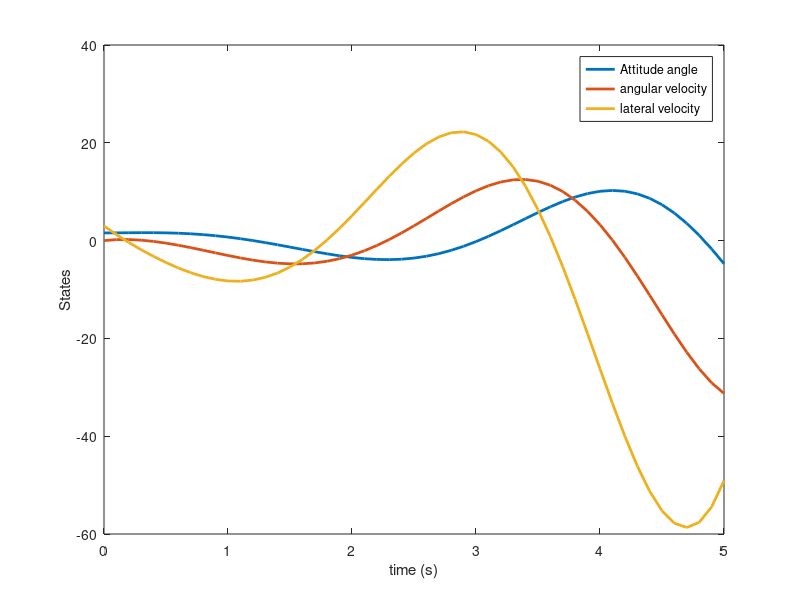

MATLAB code for this plot:

clc,clear
 m=1;
b=1;
r=1;
g=10;
J=1;
% CLTI System Matrice
 A = [0 1 0;0 -(b*r^2)/J (b*r)/J; -g (b*r)/m -b/m];
B = [0 0; 1 0 ; 0 1];
C=[1 0 0; 0 1 0; 0 0 1];

D = [0 0;0 0;0 0];

% Setting up a system
sysc = ss(A,B,C,D);

% setting up time
dt = .1; % choosing a time step size
tfin = 5;
tspan = 0:dt:tfin; % time span

% discretizing the system
sysd = c2d(sysc,dt); 

Ad = sysd.a;
Bd = sysd.b;
Cd = sysd.c;
Dd = sysd.d;

% Ad = expm(A*(tfin/dt));

% Checking for cotrollability and obervability
co = ctrb(Ad,Bd);
ob = obsv(Ad,Cd);

% Initial and final coditions
x0 = [pi/2 0 3]';
xf = [1 1 1]';

%% obtaining input to go from x0 to xf
co = [];
ob = [];

% costructing the cotrollability matrix
for k = 1:tfin/dt
    co = [co (A^((tfin/dt)-k))*B];
    ob = [ob;Cd*(A^(k-1))];
end

% Extracting the inputs
xbar = xf - (A^(tfin/dt))*x0;
[U1,S1,V1] = svd(co);
uco = V1*pinv(S1)*U1'*xbar;

% Separating the inputs

u1 = uco(1:2:length(uco));
u2 = uco(2:2:length(uco));
% u1f=[u1,0];
% u2f=[u2,0];
u=[u1,u2];
t=1:1:50
% figure
% plot(t,u','LineWidth',2),legend('input1','input2')
% Simulation B*[u1(k);u2(k)];
xsc = x0;
for k = 1:length(u1)
    xsc(:,k+1) = Ad*xsc(:,k);
end

% Plotting
figure
plot(tspan,xsc,'LineWidth',2)

xlabel('time (s)')
ylabel('States')
legend('Attitude angle','angular velocity','lateral velocity')

% %initial condition
% 
% temp = zeros(size(C,1),1);
% ybar = [];
% for i = 1:tfin/dt
%     for j = 1:i-1   % summation
%         temp = temp + C*Ad^(i-1-j)*Bd* [u1(j);u2(j)];
%     end
%     cx = C*xsc(:,i);    % y(t) is c*x(t)
%     ybar = [ybar; cx-temp];
%     temp = zeros(size(C,1),1);
% end
% 
% [U2,S2,V2] = svd(ob);
% u_ini = V2*pinv(S2)*U2'*ybar;
% 
% %closed loop
% lambda=[-0.4 0.2 -0.6];
% h=place(Ad,Bd,lambda);
% xscc = x0;
% for k = 1:length(u1)
%     xscc(:,k+1) = (Ad-Bd*h)*xscc(:,k);
% end
% 
% figure
% plot(tspan,xscc,'LineWidth',2)
% 
% xlabel('time (s)')
% ylabel('States')
% legend('Attitude angle','angular velocity','lateral velocity')
% 
% %observer
% l2=[0.5;-0.01;-0.005]
% L=place(Ad,C,l2);
% 
% 
% yba=[];
% for k = 1:length(u1)
%     xscc(:,k+1) = (Ad-Bd*h)*xscc(:,k);
%     yba(:,k+1)=C*xscc(:,k);
% 
% e(:,k+1)=xscc(:,k)-yba(:,k);
% e_dot(:,k+1)=(Ad-C*L)*e(:,k);
% 
% end
% figure
%  plot(tspan,e_dot,'k-')
% % e=xscc-yba;
% % e_dot=(Ad-C*L)*e;
% 
% lambda=[-0.5 0.2 -0.6];
% z=place(Ad,Bd,lambda);
% xscn = [];
% xscn(:,1)=[3.14,3.14,3];
% xnl=[];
% xnld=[];
% xnl(:,1)=[3.14,3.14,3];
% xnld(:,1)=[3.14,3.14,3];
% for k = 1:length(u1)
%     %linear closed loop estimator/cpntroller
%     xscn(:,k+1) = (Ad-Bd*z)*2*yba(:,k);
%     
%     
%     %cnl
%     xnl(1,k+1)=xnl(2,k);
%     xnl(2,k+1)=((b*r)/J)*yba(3,k)-((b*r^2)/J)*yba(2,k);
%     xnl(3,k+1)=-(g)*sin(yba(1,k))- (b*r*yba(2,k))/m -(b*yba(3,k))/m;
%     
%    %cnl with parameter variations
%     xnld(1,k+1)=xnld(2,k);
%     xnld(2,k+1)=(((b+1)*r)/J)*yba(3,k)-(((b+1)*r^2)/J)*yba(2,k);
%     xnld(3,k+1)=-(g)*sin(yba(1,k))- ((b+1)*r*yba(2,k))/m -((b+1)*yba(3,k))/m;
%     
% end
% figure
%  plot(tspan,xnl(1,:),'k')
% 
% 
%  
%  
%  
%  hold on;
% plot(tspan,xnld(1,:),'r')
% legend('cnl','cnl with disturbance')
% 
% %  figure
% % plot(tspan,e_dot,'LineWidth',2)
% % figure
% %  plot(tspan,xscc(3,:),'r')
% %  hold on;
% %  plot(tspan,e(3,:),'k')
% % legend('actual','estimated')
% % figure
% %  plot(tspan,xscc(2,:),'r')
% %  hold on;
% %  plot(tspan,e(2,:),'k')
% % legend('actual','estimated')
% % figure
% %  plot(tspan,xscc(1,:),'r')
% %  hold on;
% %  plot(tspan,e(1,:),'k')
% % legend('actual','estimated')
% % 
% % %  figure
% % % plot(tspan,xsc(1,:),'LineWidth',2)
% % % hold on;
% % % plot(tspan,xscc(1,:),'r','LineWidth',2)
% % % xlabel('time')
% % % ylabel('Angle')
% % % legend('open loop','closed loop')
